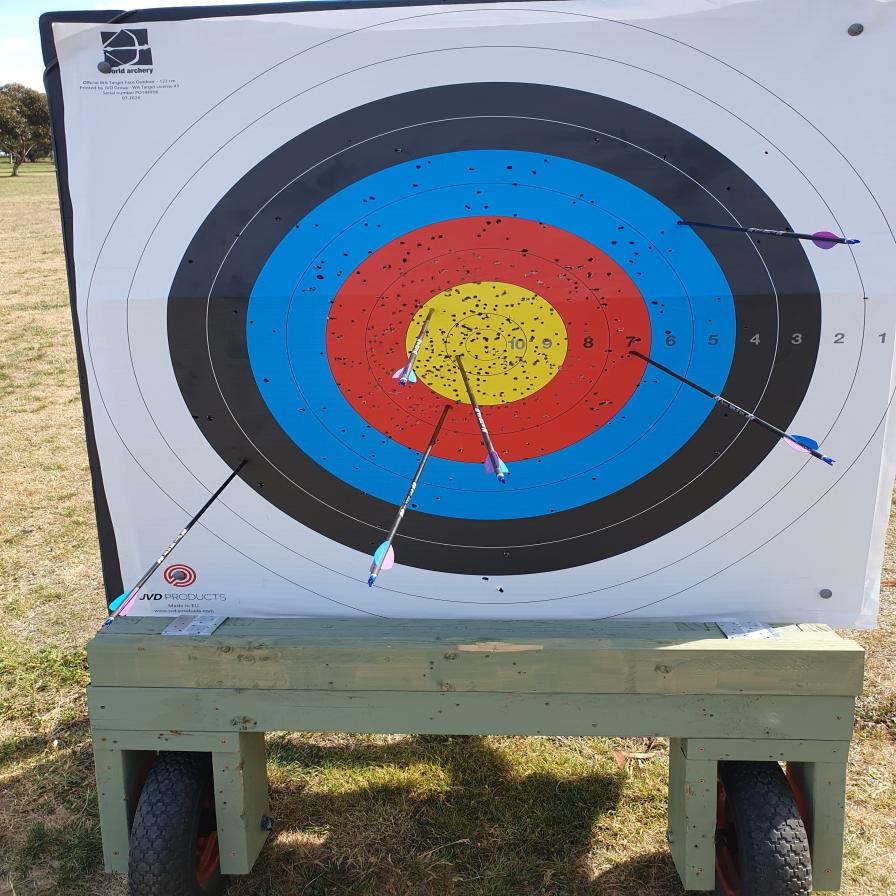
#> input picture tests/TestImages/20251011_102851_jpg.rf.8a40d029170d95688b1adecb5dd25746.jpg, 896 x 896 px, found by its file name; its folder holds only this picture in this run
$ python scratch_merging_test.py
#> lines starting #> are read from the running program, lines starting #| are printed output that depends on the picture; after the words box and inside, x2 and y2 are one past the last pixel; in counts of white or black regions, pixels touching at a corner belong together
import os
import math
import cv2
import numpy as np

class TargetInfo:
    def __init__(self, center_x, center_y, outer_radius, confidence):
        self.center_x = center_x
        self.center_y = center_y
        self.outer_radius = outer_radius
        self.confidence = confidence

class ArrowInfo:
    def __init__(self, tip_x, tip_y, confidence, method="unknown", shaft_angle=None):
        self.tip_x = tip_x
        self.tip_y = tip_y
        self.confidence = confidence
        self.method = method
        self.shaft_angle = shaft_angle

def merge_lines(lines, dist_thresh=15, ang_thresh=8):
    if lines is None or len(lines) == 0:
        return []

    line_infos = []
    for line in lines:
        x1, y1, x2, y2 = line[0]
        angle = math.degrees(math.atan2(y2 - y1, x2 - x1)) % 180
        length = math.hypot(x2 - x1, y2 - y1)
        line_infos.append((x1, y1, x2, y2, angle, length))

    used = [False] * len(line_infos)
    merged = []

    for i in range(len(line_infos)):
        if used[i]:
            continue
        used[i] = True

        curr_x1, curr_y1, curr_x2, curr_y2, curr_ang, curr_len = line_infos[i]
        group = [i]

        while True:
            added = False
            for j in range(len(line_infos)):
                if used[j]:
                    continue
                # Check angle diff
                ang_diff = abs(line_infos[j][4] - curr_ang)
                ang_diff = min(ang_diff, 180 - ang_diff)
                if ang_diff > ang_thresh:
                    continue

                # Distance from midpoint to current line
                x3, y3, x4, y4, _, _ = line_infos[j]
                mid_x = (x3 + x4) / 2
                mid_y = (y3 + y4) / 2

                A = curr_y2 - curr_y1
                B = curr_x1 - curr_x2
                C = curr_x2 * curr_y1 - curr_x1 * curr_y2
                denom = math.hypot(A, B)
                if denom > 0:
                    dist = abs(A * mid_x + B * mid_y + C) / denom
                else:
                    dist = 0

                if dist > dist_thresh:
                    continue

                # Gap check
                min_ep_dist = min(
                    math.hypot(curr_x1 - x3, curr_y1 - y3),
                    math.hypot(curr_x1 - x4, curr_y1 - y4),
                    math.hypot(curr_x2 - x3, curr_y2 - y3),
                    math.hypot(curr_x2 - x4, curr_y2 - y4)
                )
                if min_ep_dist > 150: # Allow merging if within 150 pixels
                    continue

                group.append(j)
                used[j] = True
                added = True

                # Find furthest pair
                all_pts = []
                for idx in group:
                    all_pts.append((line_infos[idx][0], line_infos[idx][1]))
                    all_pts.append((line_infos[idx][2], line_infos[idx][3]))

                max_d = -1
                best_pair = (curr_x1, curr_y1, curr_x2, curr_y2)
                for p1_idx in range(len(all_pts)):
                    for p2_idx in range(p1_idx + 1, len(all_pts)):
                        d = math.hypot(all_pts[p1_idx][0] - all_pts[p2_idx][0], all_pts[p1_idx][1] - all_pts[p2_idx][1])
                        if d > max_d:
                            max_d = d
                            best_pair = (all_pts[p1_idx][0], all_pts[p1_idx][1], all_pts[p2_idx][0], all_pts[p2_idx][1])
                curr_x1, curr_y1, curr_x2, curr_y2 = best_pair
                curr_ang = math.degrees(math.atan2(curr_y2 - curr_y1, curr_x2 - curr_x1)) % 180

            if not added:
                break

        merged.append((curr_x1, curr_y1, curr_x2, curr_y2))
    return merged

def detect_target_area_based(hsv, enhanced):
    h, w = hsv.shape[:2]
    yellow_mask = cv2.inRange(hsv, np.array([15, 80, 120]), np.array([40, 255, 255]))
    kernel = cv2.getStructuringElement(cv2.MORPH_ELLIPSE, (5, 5))
    yellow_mask = cv2.morphologyEx(yellow_mask, cv2.MORPH_CLOSE, kernel)

    contours, _ = cv2.findContours(yellow_mask, cv2.RETR_EXTERNAL, cv2.CHAIN_APPROX_SIMPLE)
    if not contours:
        return None

    best_info = None
    best_score = -1.0
    for cnt in contours:
        area = cv2.contourArea(cnt)
        if area < 1000 or area > (h * w * 0.25):
            continue
        hull = cv2.convexHull(cnt)
        hull_area = cv2.contourArea(hull)
        hull_perimeter = cv2.arcLength(hull, True)
        if hull_perimeter == 0:
            continue
        hull_circ = 4 * math.pi * hull_area / (hull_perimeter ** 2)

        x, y, bw, bh = cv2.boundingRect(cnt)
        aspect_ratio = float(bw) / bh if bh > 0 else 0

        if 0.5 <= aspect_ratio <= 2.0:
            M = cv2.moments(cnt)
            if M["m00"] > 0:
                cx = M["m10"] / M["m00"]
                cy = M["m01"] / M["m00"]
                dist_to_center = math.hypot(cx - w/2, cy - h/2)
                score = (hull_circ + 0.1) * (1.0 - dist_to_center / max(w, h)) * math.log(area)
                if score > best_score:
                    best_score = score
                    best_info = (cx, cy, area, hull_circ)

    if not best_info:
        return None

    cx, cy, area, hull_circ = best_info
    r_yellow = math.sqrt(area / math.pi)
    outer_radius = r_yellow / 0.192
    confidence = min(0.5 + hull_circ * 0.4, 0.95)
    return TargetInfo(float(cx), float(cy), float(outer_radius), confidence)

def test_merging_pipeline():
    test_folder = "tests/TestImages"
    images = sorted([f for f in os.listdir(test_folder) if f.lower().endswith(('.png', '.jpg', '.jpeg'))])

    for img_name in images[:5]:
        img_path = os.path.join(test_folder, img_name)
        image = cv2.imread(img_path)
#> image is the input picture: shape (896, 896, 3); mean B, G, R 133.3, 128.7, 123.2
        h, w = image.shape[:2]

        scale = 1024 / max(h, w) if max(h, w) > 1024 else 1.0
        if scale < 1.0:
            image = cv2.resize(image, (int(w * scale), int(h * scale)))
            h, w = image.shape[:2]

        gray = cv2.cvtColor(image, cv2.COLOR_BGR2GRAY)
        hsv = cv2.cvtColor(image, cv2.COLOR_BGR2HSV)
#> hsv: shape (896, 896, 3); mean H, S, V 78.7, 83.3, 154.6
        clahe = cv2.createCLAHE(clipLimit=3.0, tileGridSize=(8, 8))
        enhanced = clahe.apply(gray)
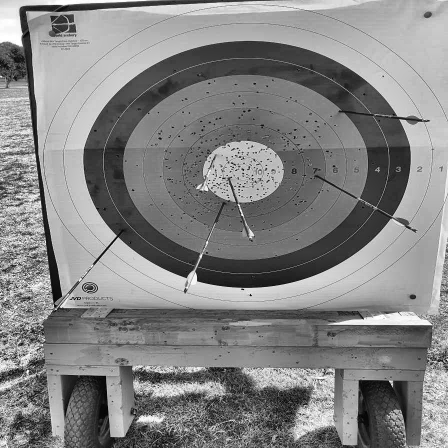
#> enhanced: shape (896, 896) (shown at 1/2 size); min 0, max 255, mean 131.9

        target = detect_target_area_based(hsv, enhanced)
#> in detect_target_area_based, `yellow_mask = cv2.inRange(hsv, np.array([15, 80, 120]), np.array([40, ..`:
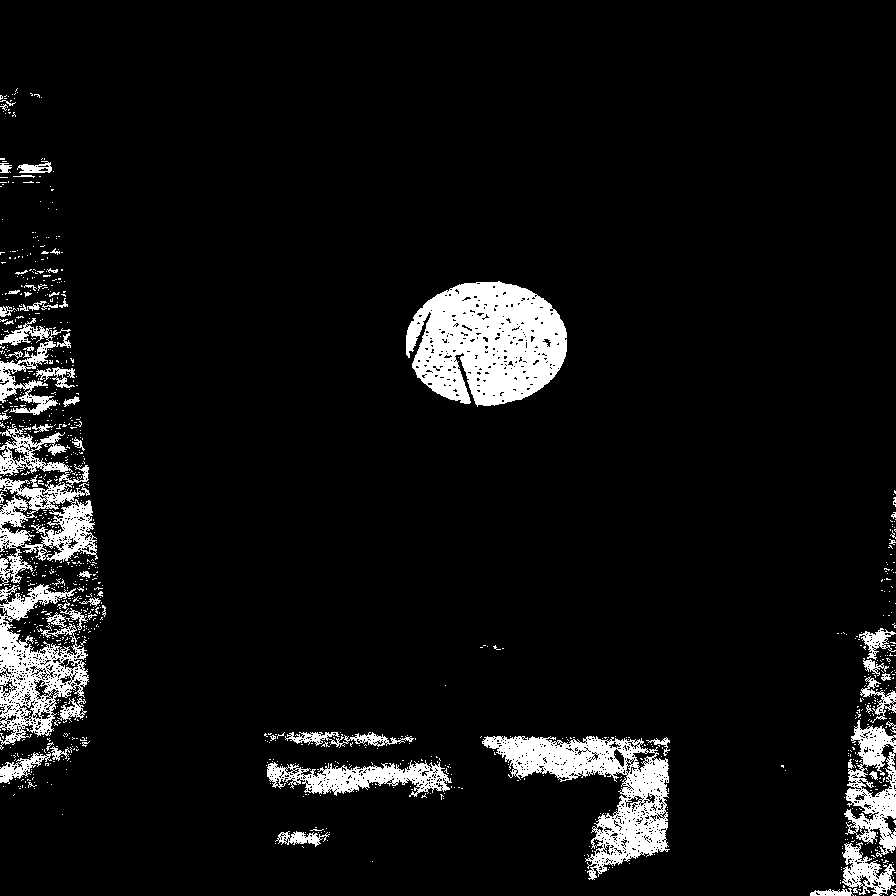
#> yellow_mask: shape (896, 896); 6.8% white; 1039 white regions (977 under 20 px), largest, box (x1, y1, x2, y2) and area: (406, 281, 567, 407) 14419, (482, 736, 670, 880) 9261, (0, 584, 89, 750) 6195
#> in detect_target_area_based, `yellow_mask = cv2.morphologyEx(yellow_mask, cv2.MORPH_CLOSE, kernel)`:
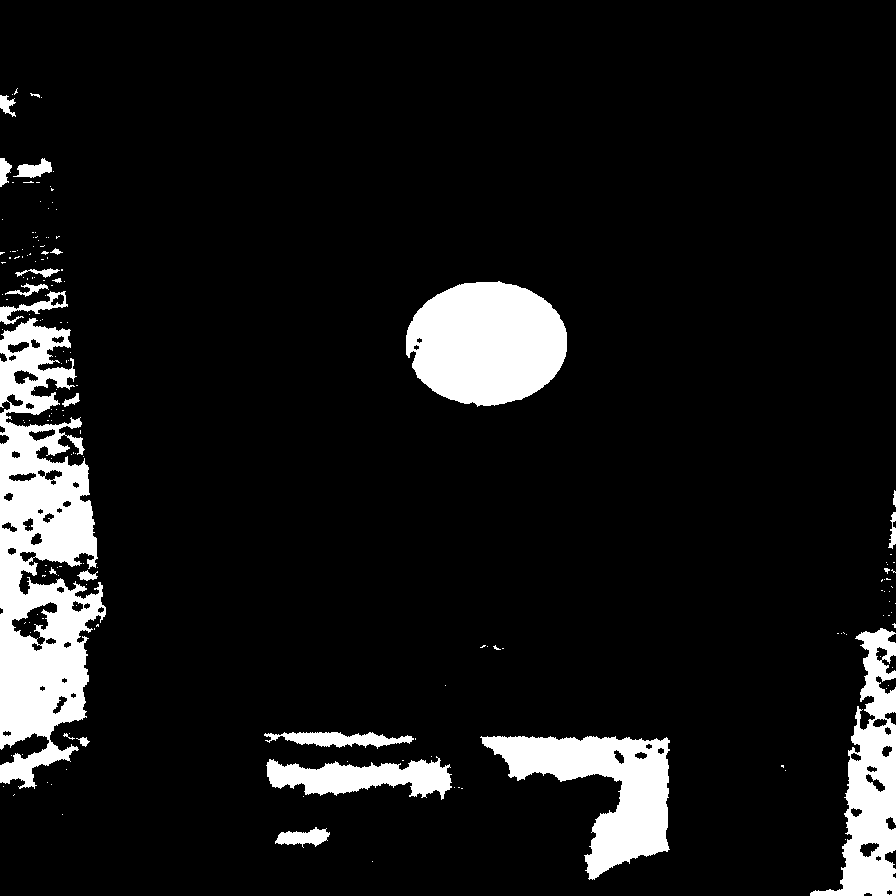
#> yellow_mask: shape (896, 896); 9.4% white; 175 white regions (151 under 20 px)
#> in detect_target_area_based, `contours, _ = cv2.findContours(yellow_mask, cv2.RETR_EXTERNAL, cv2.CHA..`: contours = 167 contours, 148 with area under 20; largest, box (x1, y1, x2, y2) and area: (0, 318, 106, 789) 30092, (406, 281, 567, 407) 15461, (480, 736, 670, 880) 11756, (810, 628, 896, 896) 10219, (266, 756, 452, 800) 4288
#> the loop in detect_target_area_based, `for cnt in contours:` made 167 passes
#> (area, hull_area, hull_perimeter, hull_circ, x, y, bw, bh) on passes 24, 114: (11755.5, 18374, 565.1, 0.723, 480, 736, 190, 144), (15461, 15737, 451.5, 0.97, 406, 281, 161, 126)
#> after the loop in detect_target_area_based, `for cnt in contours:`: best_score = 9.03
#> in detect_target_area_based, `r_yellow = math.sqrt(area / math.pi)`: r_yellow = 70.15
#> in detect_target_area_based, `outer_radius = r_yellow / 0.192`: outer_radius = 365.4
#> in detect_target_area_based, `confidence = min(0.5 + hull_circ * 0.4, 0.95)`: confidence = 0.888
#> in __init__, `self.center_x = center_x`: self.center_x = 486.4
#> in __init__, `self.center_y = center_y`: self.center_y = 342.9
#> in __init__, `self.outer_radius = outer_radius`: self.outer_radius = 365.4
#> in __init__, `self.confidence = confidence`: self.confidence = 0.888
        if not target:
            print(f"Image: {img_name} - NO TARGET FOUND")
            continue

        edges = cv2.Canny(enhanced, 50, 150)
#> edges: shape (896, 896); 15.6% white in thin lines or dots
        mask = np.zeros((h, w), dtype=np.uint8)
        cv2.circle(mask, (int(target.center_x), int(target.center_y)), int(target.outer_radius * 0.96), 255, -1)
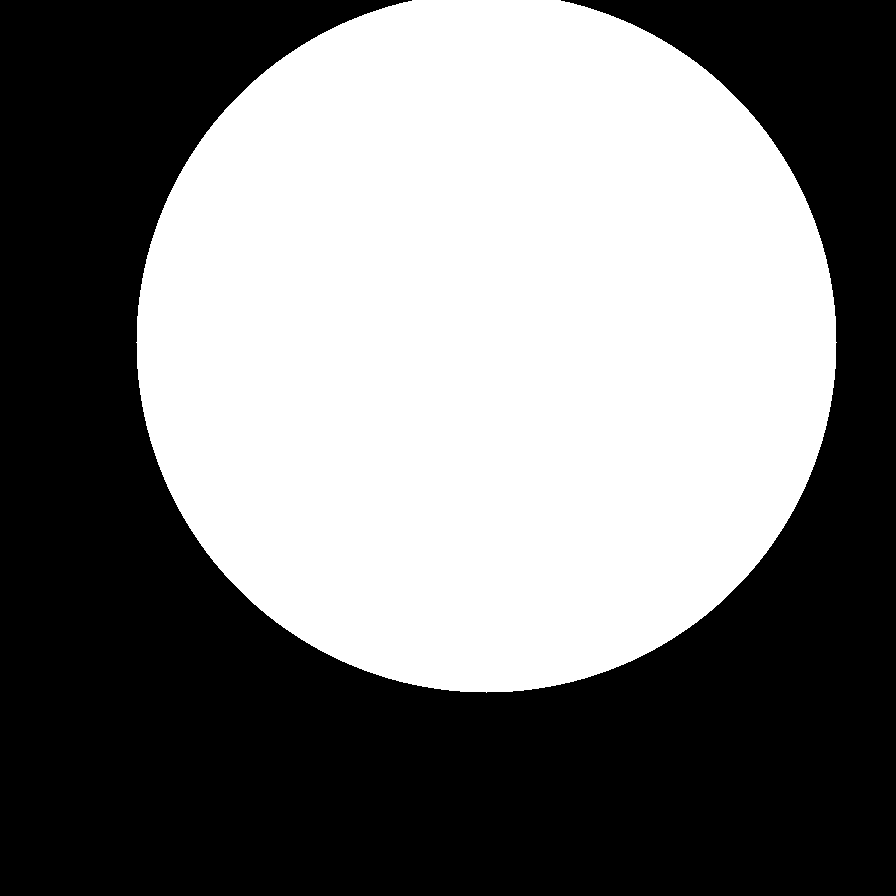
#> mask: shape (896, 896); 47.8% white; 1 white region, box (x1, y1, x2, y2) and area: (136, 0, 837, 693) 384055
        edges = cv2.bitwise_and(edges, mask)
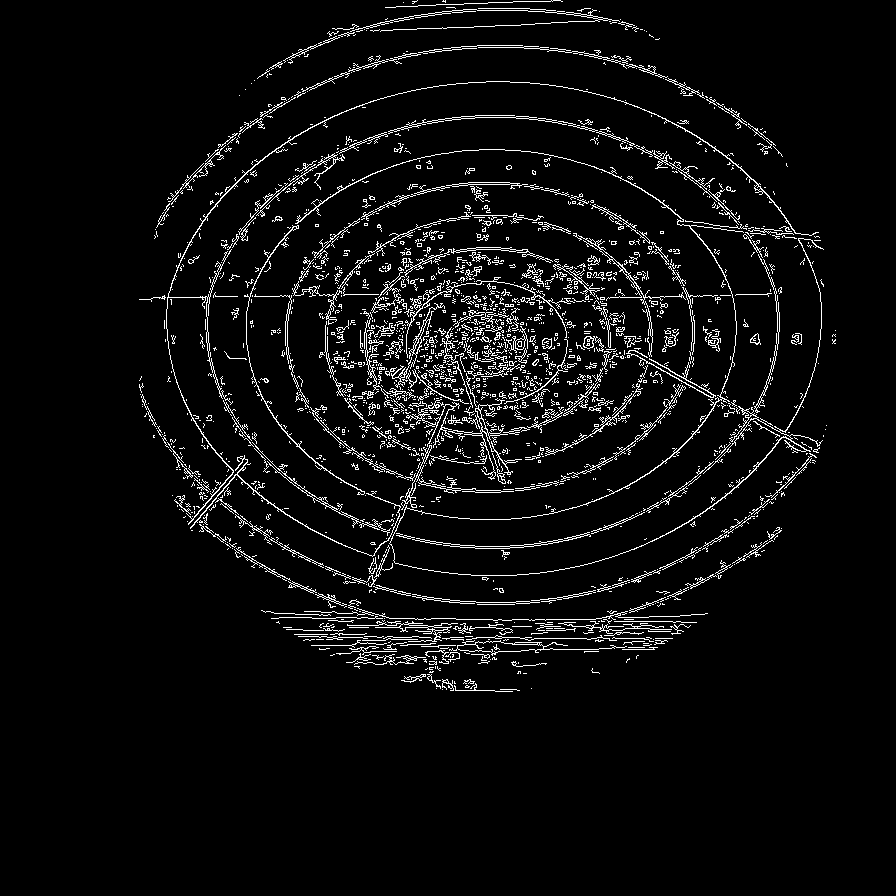
#> edges: shape (896, 896); 4.9% white in thin lines or dots, all inside (x1, y1, x2, y2) = (139, 0, 836, 692)

        lines = cv2.HoughLinesP(edges, rho=1, theta=math.pi / 180, threshold=40, minLineLength=45, maxLineGap=10)
#> lines = 311 rows, first 6: [627, 346, 792, 438], [226, 296, 300, 295], [304, 611, 382, 615], [643, 297, 779, 293], [427, 432, 616, 243], [435, 288, 526, 323]

        merged_lines = merge_lines(lines)
#> the loop in merge_lines, `for line in lines:` made 311 passes
#> (x1, y1, x2, y2, angle, length) on passes 1 to 3: (627, 346, 792, 438, 29.14, 188.9), (226, 296, 300, 295, 179.2, 74.01), (304, 611, 382, 615, 2.94, 78.1)
#> after the loop in merge_lines, `for line in lines:`: line_infos = 311 items, first 6: (627, 346, 792, 438, 29.14, 188.9), (226, 296, 300, 295, 179.2, 74.01), (304, 611, 382, 615, 2.94, 78.1), (643, 297, 779, 293, 178.3, 136.1), (427, 432, 616, 243, 135, 267.3), (435, 288, 526, 323, 21.04, 97.5)
#> in merge_lines, `used = [False] * len(line_infos)`: used = 311 items, first 6: False, False, False, False, False, False
#> the loop in merge_lines, `for i in range(len(line_infos)):` made 311 passes
#> curr_len on passes 1 to 3: 188.9, 74.01, 78.1
#> after the loop in merge_lines, `for i in range(len(line_infos)):`: merged = 130 items, first 6: (817, 450, 473, 278), (139, 299, 779, 293), (304, 611, 707, 613), (616, 243, 405, 478), (554, 348, 415, 299), (489, 201, 363, 663); used = 311 items, first 6: True, True, True, True, True, True

        arrows = []
        for line in merged_lines:
            x1, y1, x2, y2 = line
            length = math.hypot(x2 - x1, y2 - y1)

            vx, vy = x2 - x1, y2 - y1
            x_mid, y_mid = (x1 + x2) / 2, (y1 + y2) / 2
            ux, uy = x_mid - target.center_x, y_mid - target.center_y
            dist_to_center = math.hypot(ux, uy)

            if dist_to_center > 0:
                cos_theta = abs(vx * ux + vy * uy) / (length * dist_to_center)
            else:
                cos_theta = 1.0

            if cos_theta < 0.96:
                continue

            angle_deg = math.degrees(math.atan2(vy, vx)) % 180
            if angle_deg < 6 or angle_deg > 174 or (84 < angle_deg < 96):
                continue

            d1 = math.hypot(x1 - target.center_x, y1 - target.center_y)
            d2 = math.hypot(x2 - target.center_x, y2 - target.center_y)
            tip_x, tip_y = (x1, y1) if d1 < d2 else (x2, y2)
            tip_dist = min(d1, d2)

            if tip_dist > target.outer_radius * 0.96:
                continue

            arrows.append(ArrowInfo(tip_x, tip_y, length / 250.0, "hough", angle_deg))
#> this loop made 130 passes

        # NMS with distance threshold 40.0
        arrows.sort(key=lambda x: x.confidence, reverse=True)
        merged_arrows = []
        distance_threshold = 40.0
        for cand in arrows:
            is_dup = False
            for existing in merged_arrows:
                if math.hypot(cand.tip_x - existing.tip_x, cand.tip_y - existing.tip_y) < distance_threshold:
                    is_dup = True
                    break
            if not is_dup:
                merged_arrows.append(cand)
#> this loop made 6 passes

        print(f"Image: {img_name}")
        print(f"  Target: center=({target.center_x:.1f}, {target.center_y:.1f}), r={target.outer_radius:.1f}")
#|   Target: center=(486.4, 342.9), r=365.4
        print(f"  Arrows count: {len(merged_arrows)}")
#|   Arrows count: 5
        for idx, arr in enumerate(merged_arrows):
            dist = math.hypot(arr.tip_x - target.center_x, arr.tip_y - target.center_y)
            norm = dist / target.outer_radius
            zone = 0
            for boundary, score in zip([0.048, 0.096, 0.192, 0.288, 0.384, 0.480, 0.576, 0.672, 0.768, 0.864, 0.960], [10, 10, 9, 8, 7, 6, 5, 4, 3, 2, 1]):
                if norm <= boundary:
                    zone = score
                    break
            print(f"    {idx+1}: tip=({arr.tip_x:.1f}, {arr.tip_y:.1f}), zone={zone}, norm_dist={norm:.3f}")
#> this loop made 5 passes
#|     1: tip=(477.0, 352.0), zone=10, norm_dist=0.036
#|     2: tip=(558.0, 370.0), zone=8, norm_dist=0.210
#|     3: tip=(524.0, 329.0), zone=9, norm_dist=0.110
#|     4: tip=(365.0, 611.0), zone=2, norm_dist=0.806
#|     5: tip=(572.0, 298.0), zone=8, norm_dist=0.264
        print("-" * 50)

if __name__ == "__main__":
    test_merging_pipeline()
